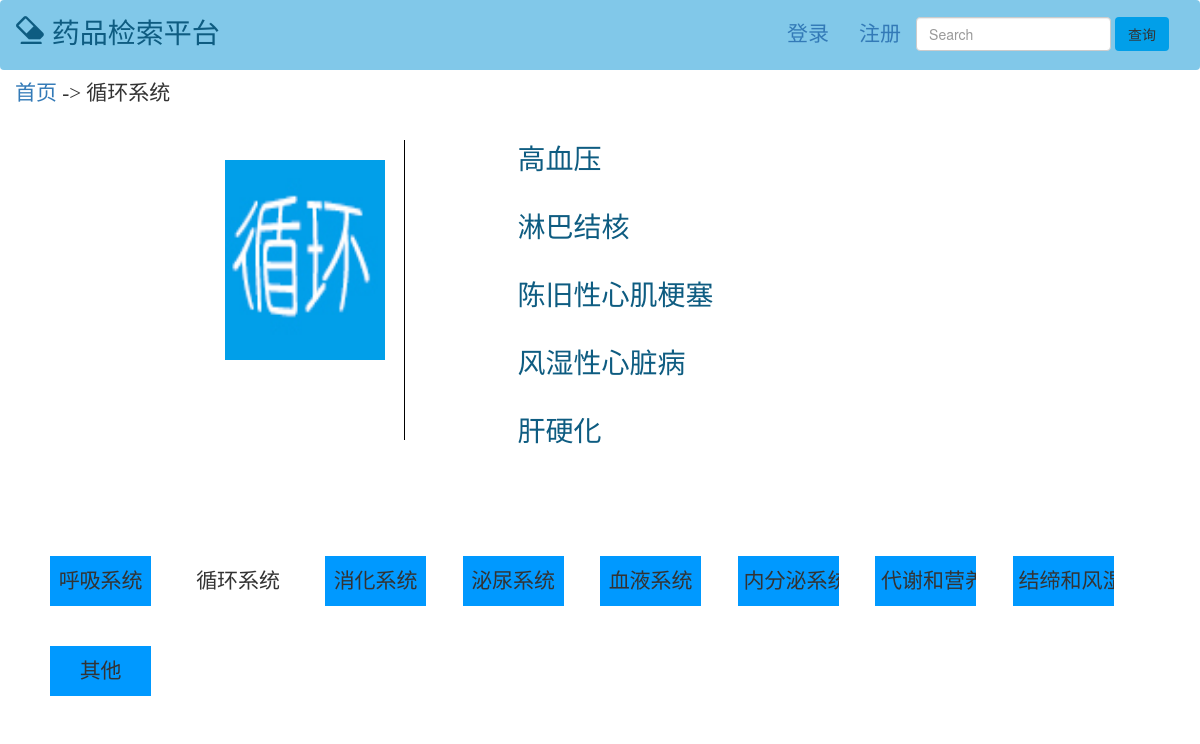
/pages/second_system.php?class=循环系统, run on the app's committed database.
### tables this page shows
CREATE TABLE `illness` (
  `id` int(11) NOT NULL AUTO_INCREMENT,
  `ill_name` varchar(60) DEFAULT NULL,
  `ill_vulgo` varchar(60) DEFAULT NULL,
  `keyword` varchar(255) DEFAULT NULL,
  `illness_img` varchar(60) DEFAULT NULL,
  `introduction` varchar(60) DEFAULT NULL,
  `cause` varchar(60) DEFAULT NULL,
  `checkway` varchar(60) DEFAULT NULL,
  `istransmission` int(3) DEFAULT NULL,
  `symptoms` varchar(60) DEFAULT NULL,
  `clinicdepart` varchar(60) DEFAULT NULL,
  `treat` varchar(60) DEFAULT NULL,
  `class_organ` varchar(60) DEFAULT NULL,
  `class_system` varchar(60) DEFAULT NULL,
  `class_check` varchar(60) DEFAULT NULL,
  `clicknum` int(11) DEFAULT NULL,
  PRIMARY KEY (`id`)
);

### pages/second_system.php (the view, shortened to what this page needs)
<?php
include 'conn.php';
$class_ill = $_GET['class'];
?>
<!DOCTYPE html>
<html>
<head>
	<link href="../css/bootstrap.min.css" rel="stylesheet">
	<link rel="stylesheet" href="../css/second.css">
</head>
<body>
   <?php
  if(!isset($_SESSION['user_name']))
    include 'header.php';
  else
    include("header_after.php");
    ?>
<div class="container-fluid breadcrumb">
<?php
  echo "<a href='index.php'>首页</a>"." -> "."$class_ill";
?>
  </div>
<div class="container-fluid kongge">
<div class="col-md-offset-2 col-md-2 col-lg-2 col-sm-2 col-xs-2 pic">
<?php
  switch ($class_ill) {
    case '循环系统':
      echo "<img class='classimg' src='../img/xunhuan.jpg' alt='图片无法加载'>";
      break;
  }
  ?>
</div>
<div class="col-md-5  col-lg-5 col-sm-5 col-xs-5 col-md-offset-1">
<?php
  $query = "select * from illness where class_system = '".$class_ill."'";
  $result = mysqli_query($conn,$query);
  while($row = mysqli_fetch_array($result,MYSQL_BOTH))
  {
    echo "<a class='a_style' href='three.php?ill=$row[1]&class_ill=$class_ill'>$row[1]</a><br />";
  }
?>
</div>
</div>
<div class="container-fluid buwei_style ">
  <div class="col-md-1 col-lg-1 col-sm-1 col-xs-1">
    <input  class='class_input' type="button" value="呼吸系统" id='呼吸系统' onclick="refresh8()">
  </div>
  <div class="col-md-1 col-lg-1 col-sm-1 col-xs-1">
    <input  class='class_input' type="button" value="循环系统" id='循环系统' onclick="refresh9()">
  </div>
  <div class="col-md-1 col-lg-1 col-sm-1 col-xs-1">
    <input  class='class_input' type="button" value="消化系统" id='消化系统' onclick="refresh10()">
  </div>
  <div class="col-md-1 col-lg-1 col-sm-1 col-xs-1">
    <input  class='class_input' type="button" value="泌尿系统" id='泌尿系统' onclick="refresh11()">
  </div>
  <div class="col-md-1 col-lg-1 col-sm-1 col-xs-1">
    <input  class='class_input' type="button" value="血液系统" id='血液系统' onclick="refresh12()">
  </div>
  <div class="col-md-1 col-lg-1 col-sm-1 col-xs-1">
    <input  class='class_input' type="button" value="内分泌系统" id='内分泌系统' onclick="refresh13()">
  </div>
  <div class="col-md-1 col-lg-1 col-sm-1 col-xs-1">
    <input  class='class_input' type="button" value="代谢和营养" id='代谢和营养' onclick="refresh14()">
  </div>
  <div class="col-md-1 col-lg-1 col-sm-1 col-xs-1">
    <input  class='class_input' type="button" value="结缔和风湿" id='结缔和风湿' onclick="refresh15()">
  </div>
  <div class="col-md-1 col-lg-1 col-sm-1 col-xs-1">
    <input  class='class_input' type="button" value="其他" id='其他1' onclick="refresh16()">
  </div>
</div>
</body>
</html>

### css/second.css (style rules this page uses)
.breadcrumb { font-family:微软雅黑; font-size: 1.5em; height: 50px; background-color: white; }
.pic { height: 300px; border-right: 1px solid black; }
.a_style { display: inline-block; margin-bottom: 1em; font-family: "Arial","Microsoft YaHei","黑体","宋体",sans-serif; font-size: 2em; color: #0e5c81; }
.kongge { margin-bottom: 4em; }
.class_input { border: 0px; background-color: #09f; height: 50px; width: 150%; }
.buwei_style { font-family:微软雅黑; font-size: 1.5em; }
.col-md-1 { margin:20px; }
.classimg { margin-top: 20px; width: 200px; height: 200px; padding-right: 40px; }

### data on the page
illness: ill_name "高血压"
illness: ill_name "淋巴结核"
illness: ill_name "陈旧性心肌梗塞"
illness: ill_name "风湿性心脏病"
illness: ill_name "肝硬化"

### other printed values
$class_ill "循环系统"
